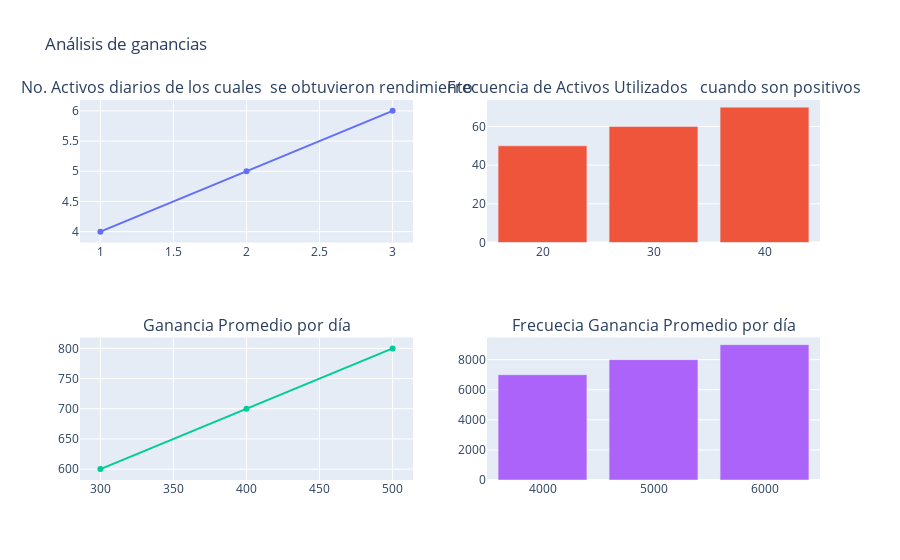

Notebook cell for this chart:
### Code cell
fig = make_subplots(rows=2, cols=2,subplot_titles=("No. Activos diarios de los cuales\n se obtuvieron rendimiento", "Frecuencia de Activos Utilizados \n cuando son positivos", "Ganancia Promedio por día", "Frecuecia Ganancia Promedio por día"));
fig.add_trace(go.Scatter(x=[1, 2, 3], y=[4, 5, 6]),
              row=1, col=1)
fig.add_trace(go.Bar(x=[20, 30, 40], y=[50, 60, 70]),
              row=1, col=2)
fig.add_trace(go.Scatter(x=[300, 400, 500], y=[600, 700, 800]),
              row=2, col=1)
fig.add_trace(go.Bar(x=[4000, 5000, 6000], y=[7000, 8000, 9000]),
              row=2, col=2)
fig.update_layout(showlegend=False, title_text="Análisis de ganancias")
fig.show()

### Figure 1 — Plotly figure (JSON) as saved in the notebook; plotly's stock layout.template omitted (floating-point values rounded to 4 significant figures)
{"data": [{"type": "scatter", "x": [1, 2, 3], "xaxis": "x", "y": [4, 5, 6], "yaxis": "y"}, {"type": "bar", "x": [20, 30, 40], "xaxis": "x2", "y": [50, 60, 70], "yaxis": "y2"}, {"type": "scatter", "x": [300, 400, 500], "xaxis": "x3", "y": [600, 700, 800], "yaxis": "y3"}, {"type": "bar", "x": [4000, 5000, 6000], "xaxis": "x4", "y": [7000, 8000, 9000], "yaxis": "y4"}], "layout": {"annotations": [{"font": {"size": 16}, "showarrow": false, "text": "No. Activos diarios de los cuales\n se obtuvieron rendimiento", "x": 0.225, "xanchor": "center", "xref": "paper", "y": 1, "yanchor": "bottom", "yref": "paper"}, {"font": {"size": 16}, "showarrow": false, "text": "Frecuencia de Activos Utilizados \n cuando son positivos", "x": 0.775, "xanchor": "center", "xref": "paper", "y": 1, "yanchor": "bottom", "yref": "paper"}, {"font": {"size": 16}, "showarrow": false, "text": "Ganancia Promedio por día", "x": 0.225, "xanchor": "center", "xref": "paper", "y": 0.375, "yanchor": "bottom", "yref": "paper"}, {"font": {"size": 16}, "showarrow": false, "text": "Frecuecia Ganancia Promedio por día", "x": 0.775, "xanchor": "center", "xref": "paper", "y": 0.375, "yanchor": "bottom", "yref": "paper"}], "showlegend": false, "title": {"text": "Análisis de ganancias"}, "xaxis": {"anchor": "y", "domain": [0, 0.45]}, "xaxis2": {"anchor": "y2", "domain": [0.55, 1]}, "xaxis3": {"anchor": "y3", "domain": [0, 0.45]}, "xaxis4": {"anchor": "y4", "domain": [0.55, 1]}, "yaxis": {"anchor": "x", "domain": [0.625, 1]}, "yaxis2": {"anchor": "x2", "domain": [0.625, 1]}, "yaxis3": {"anchor": "x3", "domain": [0, 0.375]}, "yaxis4": {"anchor": "x4", "domain": [0, 0.375]}}}
